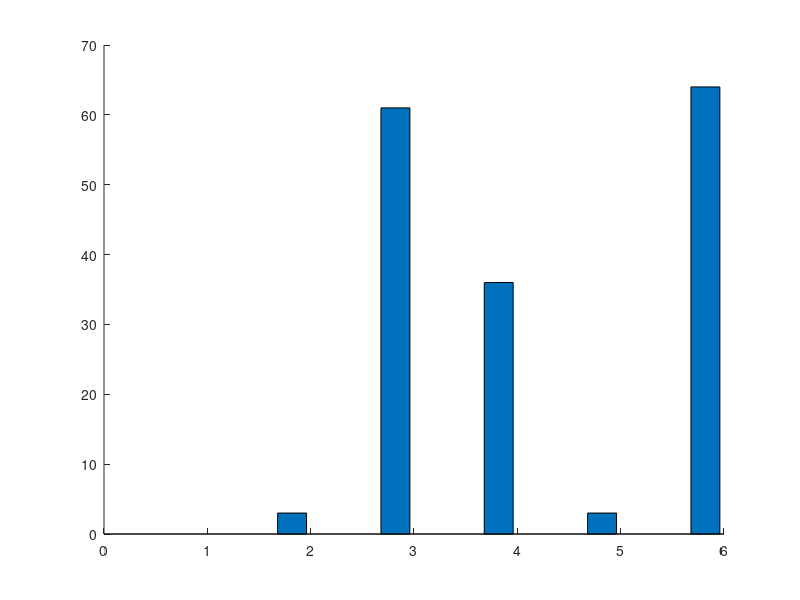

This figure's MATLAB source: (Note: this script raises an error after producing the figure.)
function pic_bar_TASBEV_Kotani_2019()

y_Kotani_2019=[0 0;3 5.2;61 50.9;36 43.9;3 5.2;64 56.1];

b=bar(y_Kotani_2019,0.8,'FaceAlpha',0.7);

xtips1 = b(1).XEndPoints;
ytips1 = b(1).YEndPoints;
labels1 = string(b(1).YData);
text(xtips1,ytips1,labels1,'HorizontalAlignment','center','VerticalAlignment','bottom','FontSize',22)

xtips2 = b(2).XEndPoints;
ytips2 = b(2).YEndPoints;
labels2 = string(b(2).YData);
text(xtips2,ytips2,labels2,'HorizontalAlignment','center','VerticalAlignment','bottom','FontSize',22)

hold on
t1=[0.85 1.85 2.85 3.85 4.85 5.85];
t2=[1.15 2.15 3.15 4.15 5.15 6.15];
m1=[0 3 61 36 3 64];
m2=[0 5.2 50.9 43.9 5.2 56.1];
plot(t1,m1,'-.or','LineWidth',1,'Color',[190 190 190]./255,'MarkerSize',10,'MarkerEdgeColor',[190 190 190]./255,'MarkerFaceColor',[190 190 190]./255);
hold on
plot(t2,m2,'-.or','LineWidth',1,'Color','#FF7F00','MarkerSize',10,'MarkerEdgeColor','#FF7F00','MarkerFaceColor','#FF7F00');


set(b(1),'FaceColor',[190 190 190]./255);
set(b(2),'FaceColor','#FF7F00');

%% Output image setting
set(gca,'YLim',[0 100]);
set(gca,'XTickLabel',{'CR' 'PR' 'SD' 'PD' 'ORR' 'DCR'});
set(gca,'Linewidth',1);
set(gca,'FontSize',28);
set(gca,'FontName','Arial');
ylabel('RECITS (%)');
title('Kotani.2019');
legend('model simulation','clinical data','Location','northwest','FontSize',28);
legend('boxoff');
set(gcf,'unit','centimeters','position',[2 25 28 18])
print('TASBEV_Kotani_2019','-dpng','-r600')

end